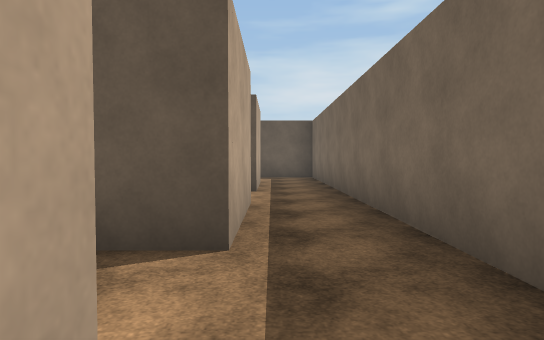
View 1 (above)

22 first-person views from a walk through a scene from a Unity 3-D project. The camera is 1.4 m above the floor, tilts 2° down and sees 75° across. The floor is counted in squares, 2 m on a side. Each view is taken from the middle of a square. On the plan, view 1 faces up. The plan holds only what a view shows up to about 11 squares ahead; the rest is blank. The place goes on beyond the plan. The player character is not drawn. Surface patterns are stand-ins for the level's own textures.

View 2
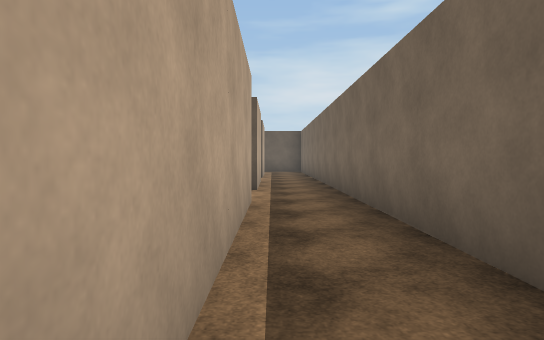

View 3
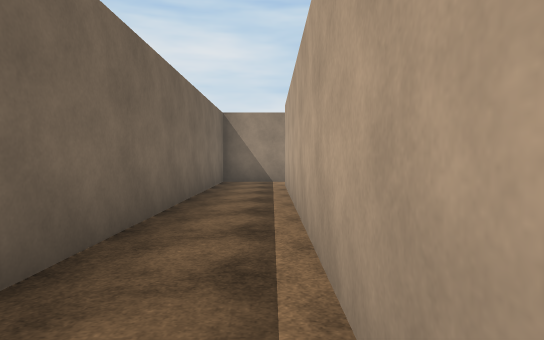

View 4
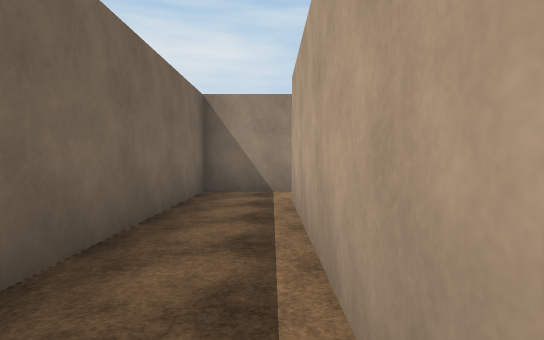

View 5
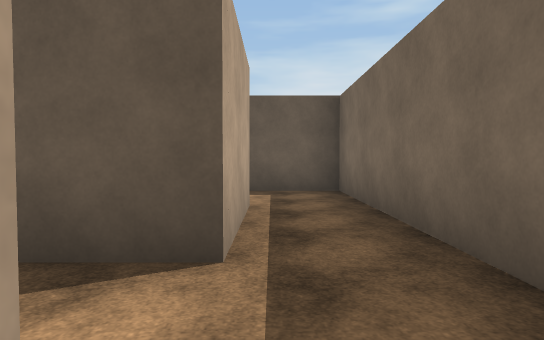

View 6
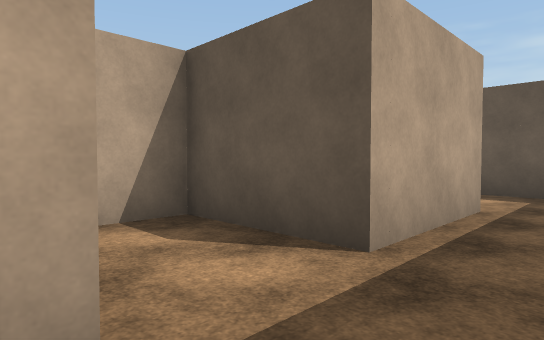

View 7
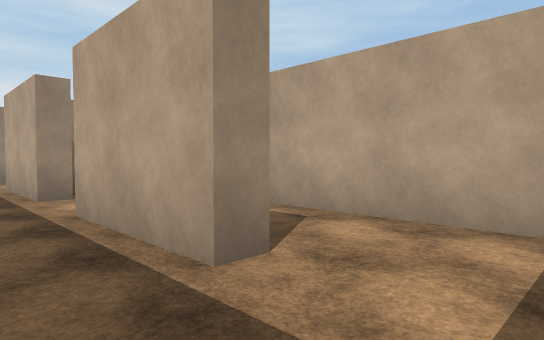

View 8
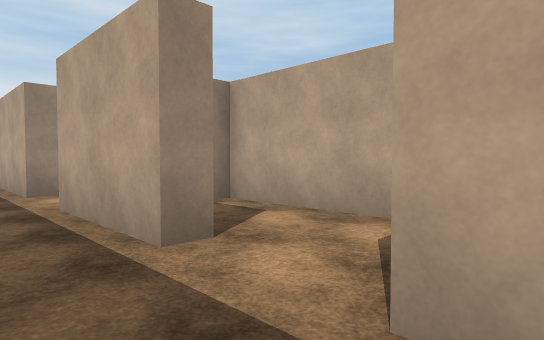

View 9
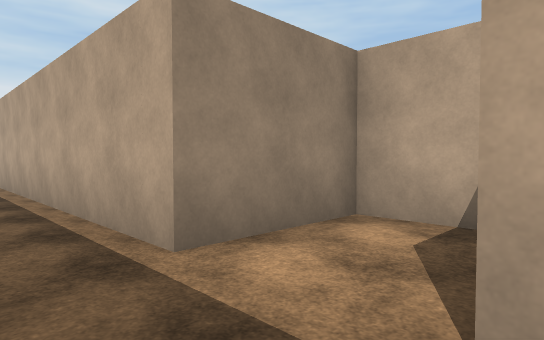

View 10
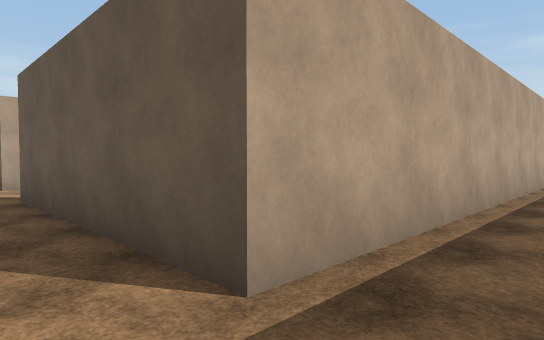

View 11
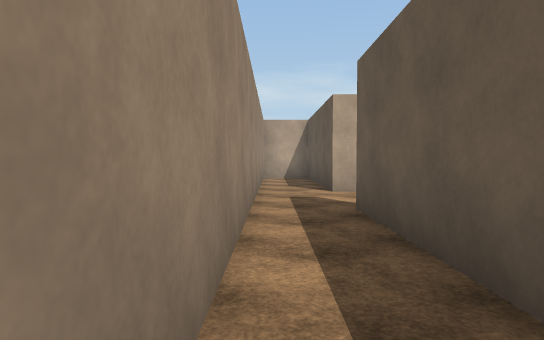

View 12
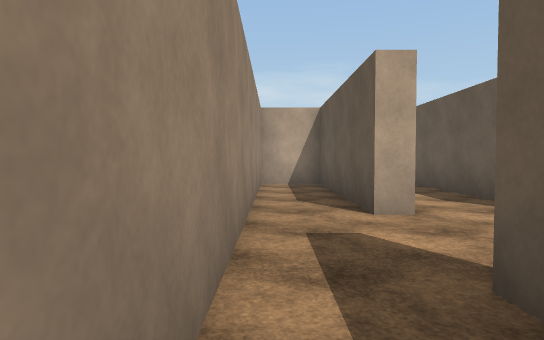

View 13
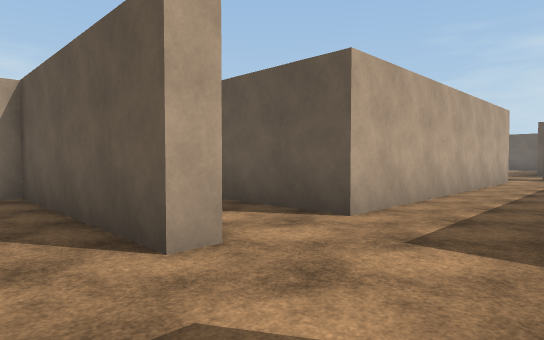

View 14
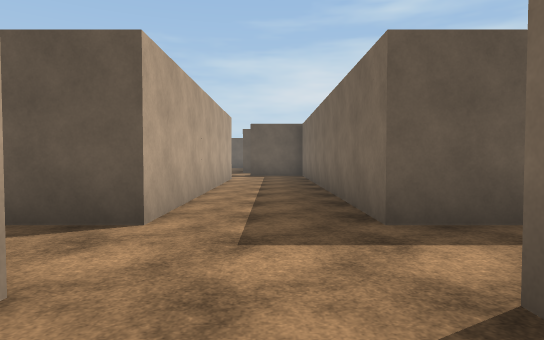

View 15
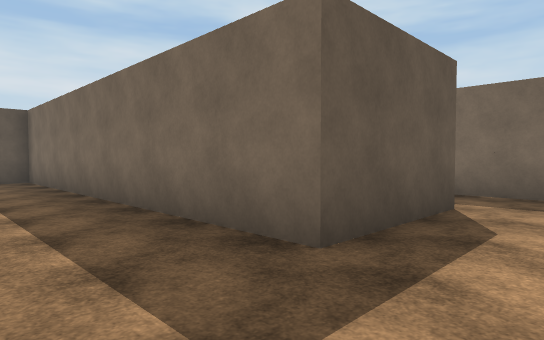

View 16
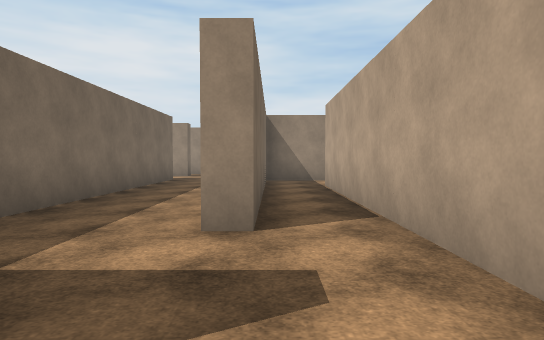

View 17
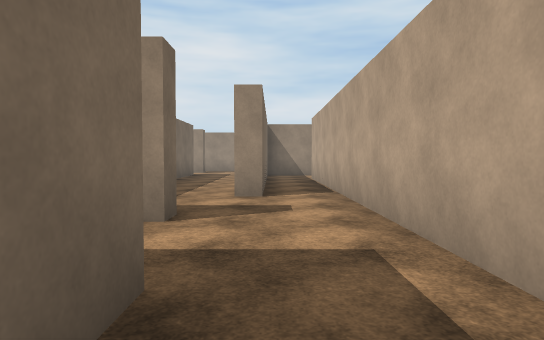

View 18
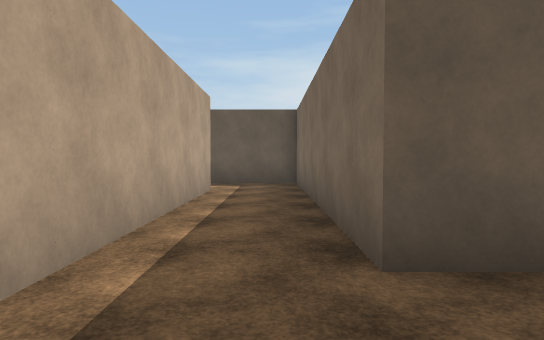

View 19
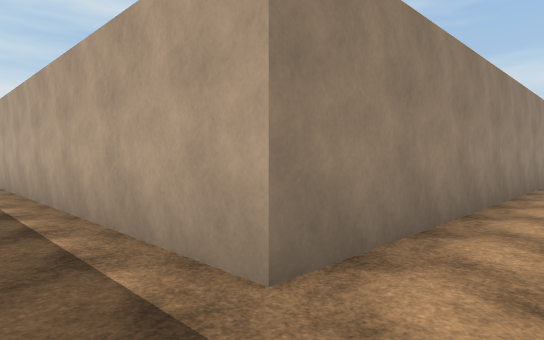

View 20
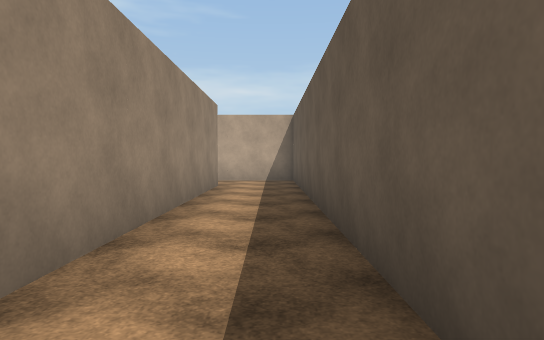

View 21
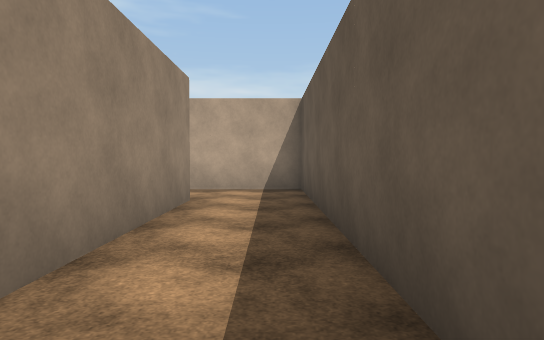

View 22
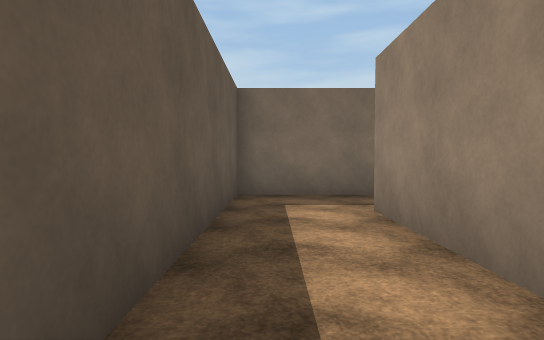

### Floor plan
Points are (right, up) in squares from view 1. A wall is a line through its corners. A room is listed if a view was taken in it or the views show most of it. See-through windows are left out.
Room 1 (views 1, 2, 3, 4, 5, 6, 7, 8, 9, 10)
walls: (-2.8, 2) (-2.8, 0.7) (-0.3, 0.7) (-0.3, -9.8); (-0.3, 5.5) (-0.3, 2.6) (-1.4, 2.6); (-0.3, 10.2) (-0.3, 7.3); (-0.6, -11.3) (1.4, -11.3) (1.4, 12.7) (-1, 12.7)
ways out: opening at (-1, -11) to room 2; opening at (-1, 11.5) to room 4; opening at (-1, 6) to room 5
Room 2 (views 11, 12, 13, 14, 16, 17, 18, 19, 20, 21, 22)
walls: (-7.2, 5.1) (-8.3, 5.1) (-8.3, 12.7) (-22.8, 12.7) (-22.8, 10.1); (-10.6, -6.8) (-8.8, -6.8) (-8.8, 0.7) (-8.3, 0.7) (-8.3, -7.3); (-2.8, -7.3) (-5.8, -7.3) (-5.8, 2.6) (-7.8, 2.6) (-7.8, 3.2); (-8.3, -9.8) (-13.2, -9.8) (-13.2, -11.4); (-0.8, -8.1) (-0.8, -6.6); (-12.8, -11.3) (-0.6, -11.3); (-0.3, -9.8) (-5.9, -9.8); (-20.9, 10.7) (-10.3, 10.7) (-10.3, -4.9)
ways out: opening at (-1, -11) to room 1; opening at (-8.5, -8.5) to room 3; opening at (-22, 10)
Room 3 (view 15)
walls: (-8.3, -7.3) (-13, -7.3); (-8.3, -9.1) (-8.3, -9.8)
ways out: opening at (-8.5, -8.5) to room 2
Room 4 (no view inside)
walls: (-0.9, 10.2) (-0.3, 10.2); (-2.8, 11.6) (-2.8, 8.1)
ways out: opening at (-1, 11.5) to room 1
Room 5 (no view inside)
walls: (-0.9, 5.5) (-0.3, 5.5); (-0.3, 7.3) (-2.8, 7.3) (-2.8, 3.2) (-1.4, 3.2)
ways out: opening at (-1, 6) to room 1

Positions as (right, up) in squares from view 1, and headings:
1: (0, 0), facing up
2: (0, -5), facing up
3: (0, -1), facing down
4: (0, -4), facing down
5: (0, 5), facing up
6: (1, 5), facing up-left
7: (1, 12), facing down-left
8: (1, 8), facing down-left
9: (1, 3), facing down-left
10: (1, -11), facing up-left
11: (-1, -11), facing left
12: (-4, -11), facing left
13: (-6, -11), facing up-left
14: (-7, -11), facing up
15: (-8, -9), facing up-right
16: (-9, 4), facing down
17: (-9, 7), facing down
18: (-9, 3), facing up
19: (-9, 12), facing down-left
20: (-12, 12), facing left
21: (-15, 12), facing left
22: (-15, 12), facing right
